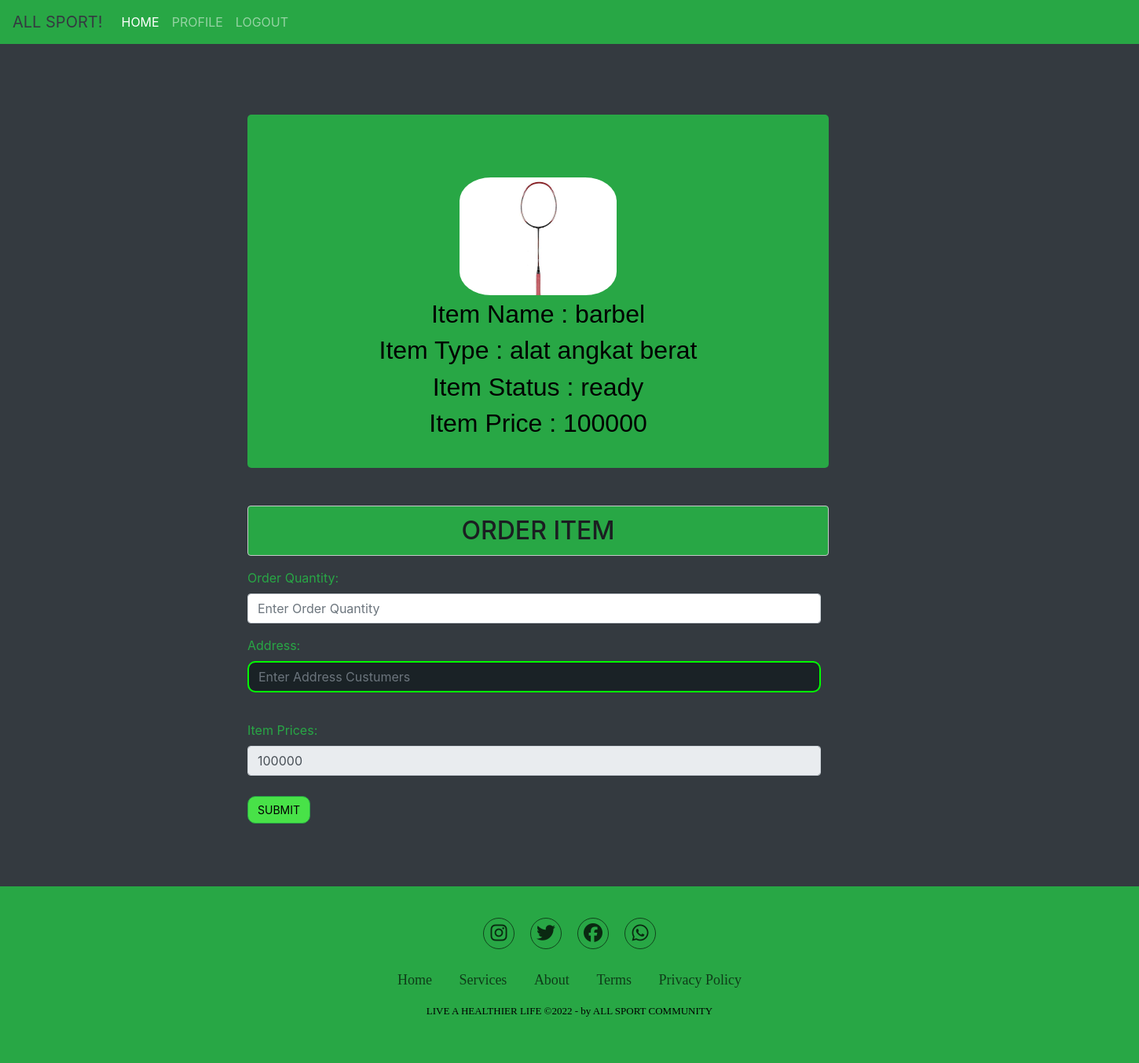
/create_pembeli.php?id_barang=142 (signed in), run on the app's committed database.
### tables this page shows
CREATE TABLE `goods` (
  `id_barang` int(5) NOT NULL,
  `nama_barang` varchar(30) NOT NULL,
  `jenis_barang` varchar(30) NOT NULL,
  `stok_barang` int(5) NOT NULL,
  `status_barang` enum('ready','tidak') DEFAULT NULL,
  `harga_barang` int(20) NOT NULL,
  `gambar` varchar(100) NOT NULL,
  `tanggal` datetime NOT NULL
);

### create_pembeli.php (the view, shortened to what this page needs)
<?php
  include('koneksi.php');
  $id_barang = $_GET['id_barang'];
  $ambil = mysqli_query($koneksi, "SELECT * FROM goods where id_barang = '$id_barang'" );
?>
<!DOCTYPE html>
<html lang="en">
<head>
  <link rel="stylesheet" href="https://cdn.jsdelivr.net/npm/bootstrap@4.0.0/dist/css/bootstrap.min.css">
  <link rel="stylesheet" href="style.css">
  <link rel="stylesheet" href="forms1.css">
  <link rel="stylesheet" href="pembeli.css">
  <link rel="stylesheet" href="https://cdnjs.cloudflare.com/ajax/libs/font-awesome/6.2.0/css/all.min.css" />
  <link href="//netdna.bootstrapcdn.com/font-awesome/3.2.1/css/font-awesome.css" rel="stylesheet">
</head>
<body>
  <nav class="navbar navbar-expand-lg navbar-dark bg-success">
    <a class="navbar-brand text-dark" href="#">ALL SPORT!</a>
    <div class="collapse navbar-collapse" id="navbarSupportedContent">
      <ul class="navbar-nav mr-auto">
        <li class="nav-item active">
          <a class="nav-link" href="home_pembeli.php">HOME <span class="sr-only">(current)</span></a>
        </li>
        <li class="nav-item">
            <a class="nav-link" href="profile_pembeli.php">PROFILE</a>
          </li>
        <li class="nav-item">
          <a class="nav-link" href="logout.php">LOGOUT</a>
        </li>
      </ul>
    </div>
  </nav>
  <div class="container" style="margin: 90px 300px;">
        <?php if ( mysqli_num_rows($ambil) > 0 ) : ?>
          <?php while ($a = mysqli_fetch_array($ambil)): ?>
            <div class="container1">
                  <div class="profile1">
                  <img src="img/<?php echo $a['gambar']?>" width="100px" alt="" srcset="">
                  <h2 style = "font-family:'Poppins', sans-serif";>Item Name   : <?php echo $a['nama_barang']?></h2>
                  <h2 style = "font-family:'Poppins', sans-serif";>Item Type   : <?php echo $a['jenis_barang']?></h2>
                  <h2 style = "font-family:'Poppins', sans-serif";>Item Status : <?php echo $a['status_barang']?></h2>
                  <h2 style = "font-family:'Poppins', sans-serif";>Item Price  : <?php echo $a['harga_barang']?></h2>
                  </div>
        </div>
        <h2 class="alert alert-dark text-center mt-5 col-md-8" style="background-color: #28a745;">ORDER ITEM</h2>
        <form action="" method="POST" enctype="multipart/form-data">
            <div class="form-group">
                <div class="row">
                    <div class="col-md-8 text-success" >
                        <label for="jmlh_pesanan">Order Quantity:</label>
                        <input type="number" name="jmlh_pesanan" class="form-control" placeholder="Enter Order Quantity">
                    </div>
                </div>
            </div>
            <div class="form-group">
                <div class="row">
                    <div class="col-md-8 text-success">
                        <label for="alamt">Address:</label>
                        <input type="text" name="alamat" class="form-control" placeholder="Enter Address Custumers">
                    </div>
                </div>
            </div>
            <div class="form-group">
                <div class="row">
                    <div class="col-md-8 text-success">
                        <label for="harga_barang">Item Prices:</label>
                        <input type="number" name="harga_barang" value="<?= $a['harga_barang'] ?>" class="form-control" placeholder="Enter Item Prices" readonly>
                    </div>
                </div>
            </div>
            <button type="submit" name="submit"  class="btn btn-success">SUBMIT</button>
        </form>
        <?php endwhile; ?>
      <?php endif?>
   </div>
  <section class="footer" style="background-color: #28a745";>
    <div class="social">
      <a href="https://www.instagram.com/metanocrzrt_/"><i class="fab fa-instagram"></i></a>
      <a href="https://twitter.com/jokowi"><i class="fab fa-twitter"></i></a>
      <a href="https://id-id.facebook.com/Jokowi/"><i class="fab fa-facebook"></i></a>
      <a href="https://wa.me/6282150808102"> <i class="fab fa-whatsapp"></i> </a>
    </div>
    <ul class="list">
      <li>
        <a href="#">Home</a>
      </li>
      <li>
        <a href="#">Services</a>
      </li>
      <li>
        <a href="#">About</a>
      </li>
      <li>
        <a href="#">Terms</a>
      </li>
      <li>
        <a href="#">Privacy Policy</a>
      </li>
    </ul>
    <p class="copyright">
     LIVE A HEALTHIER LIFE &copy;2022 - by ALL SPORT COMMUNITY
    </p>
  </section>
</body>
</html>

### style.css (style rules this page uses)
* { box-sizing: border-box; margin: 0; padding: 0; }
body { background-color: white; color: black; }
.navbar { margin-bottom: 25px; }
.text-center { background-color:#28a745; }
.footer { font-family:'Sege UI'; font-weight: 400; background-color:#28a745; padding: 40px 0; }
.footer .social { text-align: center; padding-bottom: 25px; color: #000000; }
.footer .social a { font-size: 24px; color: inherit; border: 1px solid rgba(0, 0, 0, 0.8); width: 40px; height: 40px; line-height: 38px; display: inline-block; text-align: center; border-radius: 50%; margin: 0 8px; opacity: 0.75; }
.footer ul { margin-top:0; padding: 0; list-style: none; font-size: 18px; line-height: 1.6; margin-bottom: 0; text-align: center; }
.footer ul li a { color:rgba(0, 0, 0, 0.8) ; text-decoration: none; opacity: 0.8; }
.footer ul li { display: inline-block; padding: 0 15px; }
.footer .copyright { margin-top: 15px; text-align: center; font-size: 13px; color: #000000; }

### forms1.css (style rules this page uses)
body { background-color: #343a40; }
.container { margin: 90px 300px; }

### pembeli.css (style rules this page uses)
.container1 .profile1 { padding:80px; background-color: #28a745; box-shadow: white; text-align: center; font-size: 10px; border-radius: 5px; width: 740px; height: 450px; }
.container1 .profile1 img { height: 150px; width: 200px; border-radius: 20%; object-fit: cover; margin-bottom: 5px; }
input[type="text"], input[type="password"] { background-color: #1a2226 !important; color: #ffff; border: 2px solid #00ff00; border-radius: 10px; margin-bottom: 20px; }
.btn { background: #48e248 !important ; color: #000 !important; transform: translateY(10px); font-size: 14px; border-radius: 10px !important; }

### data on the page
goods: gambar (picture), nama_barang "barbel", jenis_barang "alat angkat berat", status_barang "ready", harga_barang "100000"
